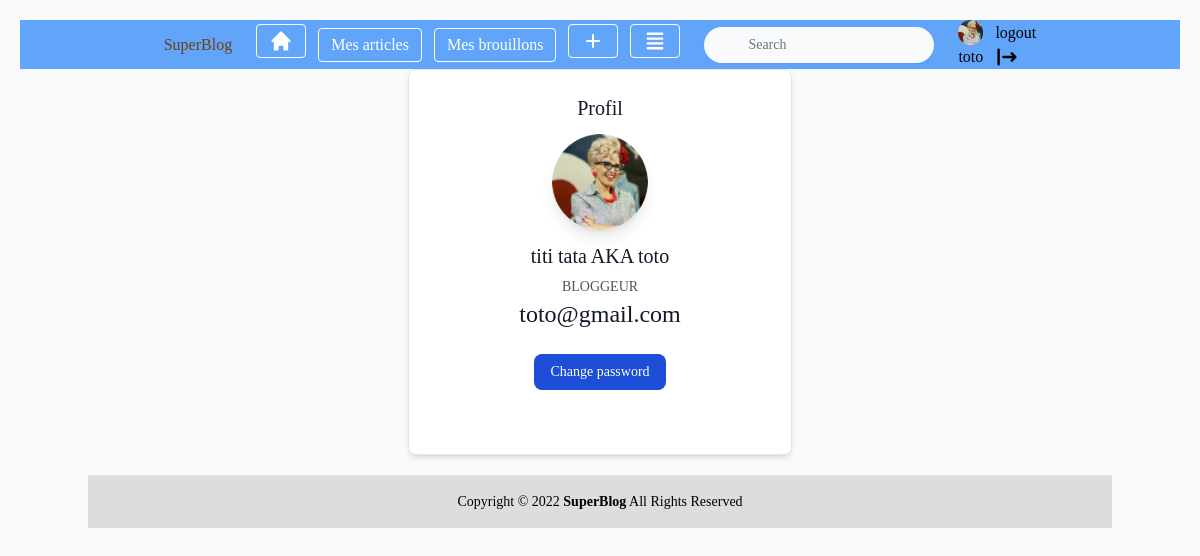
Page /user/profil/ (signed in) on the committed database.
### utilisateur/models.py (models this page shows, shortened)
class User(AbstractUser):
	profile_photo = models.ImageField(verbose_name='Photo de profil', null=True, blank=True, default=None)
	role = models.CharField(max_length=10, choices=ROLE_CHOICES, verbose_name='Rôle')
	def __str__(self):
		return self.username

### utilisateur/views.py (the view)
# urls.py: path('profil/', views.profil, name='profil'),
def profil(request):
	return render (request, 'utilisateur/profil.html')

### utilisateur/templates/utilisateur/profil.html (shortened to what this page needs)
{% extends 'base.html' %}
{%block content%}
<div class="flex items-center justify-center">
<div class="w-full max-w-sm bg-white border border-gray-200 rounded-lg shadow-md dark:bg-blue-500 dark:border-gray-700">
    <div class="flex flex-col items-center pb-10 mt-6 mb-6">
        <h5 class="text-xl font-medium text-gray-900 dark:text-white">Profil</h5>
        {%if user.profile_photo%}
        <a href="{% url 'user:avatar_update' pk=user.id%}"><img class="w-24 h-24 mb-3 mt-3 ml-3 mr-3 rounded-full shadow-lg"  width="200" height="200" src="{{user.profile_photo.url}}"></a>
        {%endif%}
        <a href="{% url 'user:user_update' pk=user.id%}"><h5 class="mb-1 text-xl font-medium text-gray-900 dark:text-black">{{user.first_name}} {{user.last_name}} AKA {{user.username}}</h5></a>
        <a href="{% url 'user:role_update' pk=user.id%}"><span class="text-sm text-gray-600 dark:text-gray-600">{{user.role}}</span></a>
        <span class="text-2xl text-gray-900 dark:text-gray-900">{{user.email}}</span>
        <div class="flex mt-4 space-x-3 md:mt-6">
            <a href="{% url 'user:password_update' pk=user.id%}" class="inline-flex items-center px-4 py-2 text-sm font-medium text-center text-white bg-blue-700 rounded-lg hover:bg-blue-800 focus:ring-4 focus:outline-none focus:ring-blue-300 dark:bg-blue-600 dark:hover:bg-blue-700 dark:focus:ring-blue-800">Change password</a>
        </div>
    </div>
</div>
</div>
{%endblock%}

### templates/nav.html (shortened to what this page needs)
<nav class="bg-blue-400 ">
<ul class="flex items-center justify-center">
  <li class="mr-3">
    <p class="inline-block text-yellow-900 py-1 px-3">SuperBlog</p>
  </li>
  <li class="mr-3">
    <a class="inline-block border border-white rounded hover:border-gray-200 text-white hover:bg-gray-200 py-1 px-3" href="{% url 'blog:home'%}"><svg class="w-6 h-6" fill="currentColor" viewBox="0 0 20 20" xmlns="http://www.w3.org/2000/svg"><path d="M10.707 2.293a1 1 0 00-1.414 0l-7 7a1 1 0 001.414 1.414L4 10.414V17a1 1 0 001 1h2a1 1 0 001-1v-2a1 1 0 011-1h2a1 1 0 011 1v2a1 1 0 001 1h2a1 1 0 001-1v-6.586l.293.293a1 1 0 001.414-1.414l-7-7z"></path></svg></a>
  </li>
  {%if user.role == "BLOGGEUR"%}
  <li class="mr-3">
    <a class="inline-block border border-white rounded hover:border-gray-200 text-white hover:bg-gray-200 py-1 px-3" href="{% url 'blog:mesArticles'%}">Mes articles</a>
  </li>
  <li class="mr-3">
    <a class="inline-block border border-white rounded hover:border-gray-200 text-white hover:bg-gray-200 py-1 px-3" href="{%url 'blog:brouillons'%}">Mes brouillons</a>
  </li>
  <li class="mr-3">
    <a class="inline-block border border-white rounded hover:border-gray-200 text-white hover:bg-gray-200 py-1 px-3" href="{%url 'blog:add'%}"><svg class="w-6 h-6" fill="none" stroke="currentColor" viewBox="0 0 24 24" xmlns="http://www.w3.org/2000/svg"><path stroke-linecap="round" stroke-linejoin="round" stroke-width="2" d="M12 6v6m0 0v6m0-6h6m-6 0H6"></path></svg></a>
  </li>
  {%endif%}
{% if user.is_authenticated%}
<li class="mr-3">
    <a class="inline-block border border-white rounded hover:border-gray-200 text-white hover:bg-gray-200 py-1 px-3" href="{%url 'blog:save'%}"></a>
</li>
{%endif%}
<li class="mr-3">
	<div class="relative lg:ml-auto hidden lg:block py-1 px-3">
            	<form id="searchform" action="{% url 'blog:search' %}" method="get" accept-charset="utf-8">
                <input type="text" name="q" id="searchbox"
                    class="block w-full shadow-sm border-none rounded-3xl  pl-11 pr-2 py-2 focus:outline-none bg-gray-50 text-sm text-gray-700 placeholder-gray-500"
                    placeholder="Search">
</li>
	{% if user.is_authenticated%}
        <li class="mr-3">
          <a href="{%url 'user:profil'%}" class="inline-block">{%if user.profile_photo%}
         <img width="25" height="25" src="{{user.profile_photo.url}}">
{%else%}<svg class="w-6 h-6" fill="currentColor" viewBox="0 0 20 20" xmlns="http://www.w3.org/2000/svg"><path fill-rule="evenodd" d="M10 9a3 3 0 100-6 3 3 0 000 6zm-7 9a7 7 0 1114 0H3z" clip-rule="evenodd"></path></svg>{%endif%}{{request.user}}</a>
        </li>
        <li class="mr-3">
          <a href="{% url 'user:logout'%}" class="inline-block">logout</a>
        </li>
	        {%endif%}
</ul>
</nav>

### utilisateur/static/utilisateur/css/style.css (style rules this page uses)
* { box-sizing: border-box; }
body { font-family: Arial; padding: 20px; background: #f1f1f1; background-image: url("/media/bg2.jpg"); background-attachment: fixed; background-size: contain; }

### rows in the picture
User: profile_photo (picture), user "toto", first_name "titi", last_name "tata", username "toto", role "BLOGGEUR", email "toto@gmail.com"
